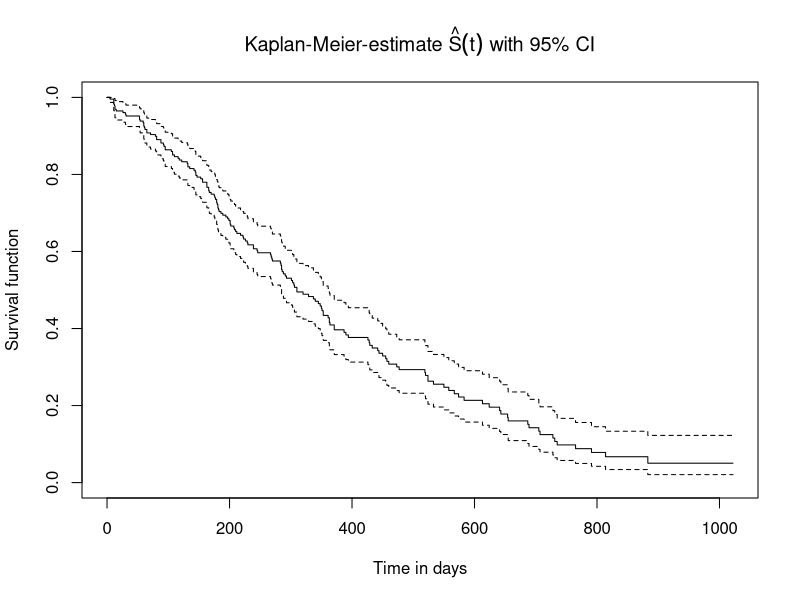
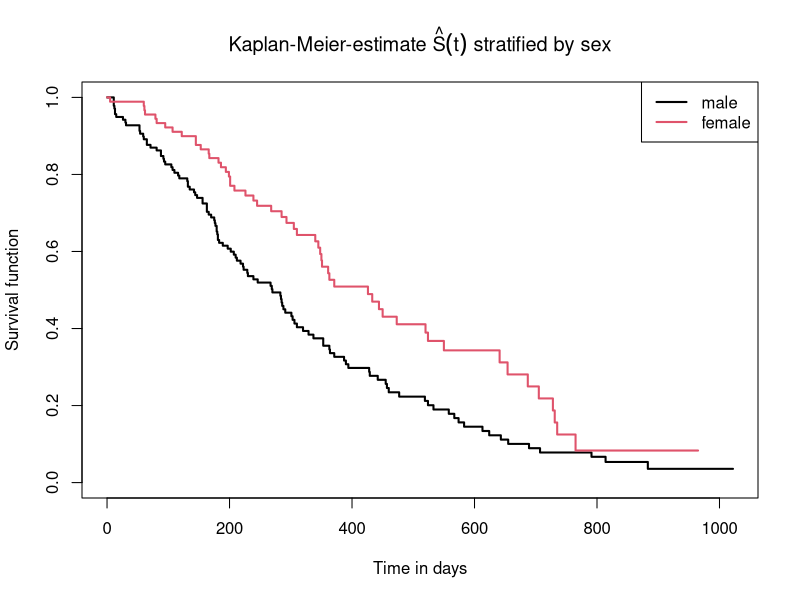

These charts were generated, in order, by the following R code:
## ---- chunk 1
# install.packages("survival")
library(survival)
## ---- chunk 2
# Let's look at the colon dataset provided in the survival package:

dat <- lung
head(dat)
str(dat)
str(dat$status)
str(dat$sex)

# in this dataset the status can be censored =1 or dead = 2.
table(dat$status)
## ---- chunk 3
# compute the Kaplan Meier estimate of the survival function
KM1 <- survfit(Surv(time, status) ~ 1, data = dat)

# Look at the results (in table form)
summary(KM1)

# Look at the plot:
plot(KM1, main = expression(paste("Kaplan-Meier-estimate ", hat(S)(t), " with 95% CI")), ylab = "Survival function", xlab = "Time in days")

# Stratify this by sex (1=male, 2=female):
KM2 <- survfit(Surv(time, status) ~ sex, data = dat)
plot(KM2, main = expression(paste("Kaplan-Meier-estimate ", hat(S)(t), " stratified by sex")), ylab = "Survival function", xlab = "Time in days", lwd=2, col=1:2)
legend(x="topright", col = 1:2, lwd = 2, legend=c("male", "female"))

# Look at the results discriminated by sex (in table form)
summary(KM2)
summary(KM2)$table

# perform log-rank test:
logrank <- survdiff(Surv(time, status) ~ sex, data = dat)
# results:
logrank
